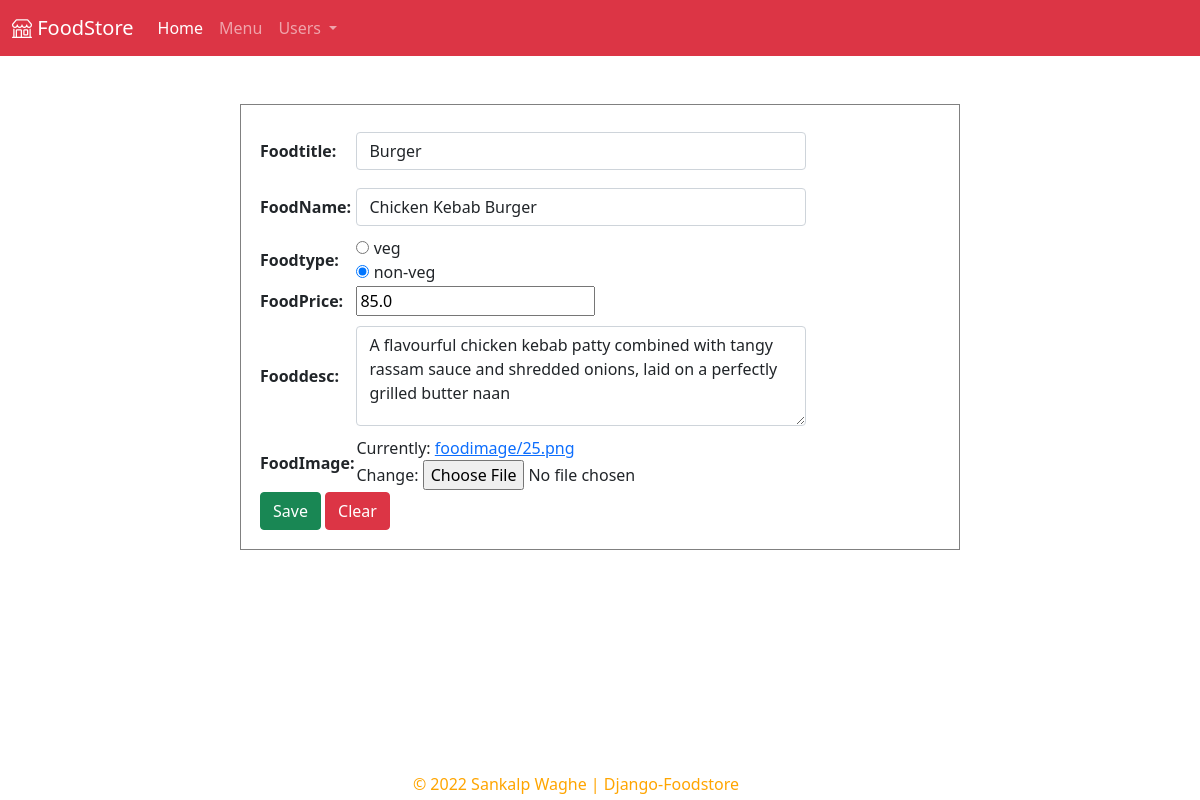
The app's page /food/updatefood/15 with its own data.
### food/models.py (models this page shows, shortened)
class Food(models.Model):
    foodId = models.AutoField(primary_key=True)
    foodTitle = models.CharField(max_length=20, default='Burger')
    foodName = models.CharField(max_length=50)
    foodType = models.CharField(max_length=10)
    foodPrice = models.FloatField()
    foodDesc = models.TextField()
    foodImage = models.ImageField(
        upload_to='foodimage/', default='NO-Image.jpg')

### food/views.py (the view)
# urls.py: path("updatefood/<int:pk>",FoodUpdateView.as_view(), name="updatefood"),
class FoodUpdateView(SuccessMessageMixin, UpdateView):
    model = Food
    form_class = FoodForm
    template_name = "food/foodform.html"
    success_message = 'Food is Updated Successfully...'
    success_url = reverse_lazy("foodlist")

### food/forms.py
class FoodForm(forms.ModelForm):
    CHOICES = (
        ('Veg', 'veg'),
        ('Non-Veg', 'non-veg'))
    foodType = forms.ChoiceField(
        widget=forms.RadioSelect,
        choices=CHOICES)
    foodDesc = forms.CharField(widget=forms.Textarea(attrs={
        "class": "form-control my-2",
        "style": "width:450px; height:100px"}))
    foodTitle = forms.CharField(widget=forms.TextInput(attrs={
        "class": "form-control my-2",
        "style": "width:450px; "}))
    class Meta:
        model = Food
        fields = '__all__'
        widgets = {
            'foodName': forms.TextInput(attrs={
                "class": "form-control my-2",
                "style": "width:450px; "
            }),
        }

### templates/food/foodform.html (shortened to what this page needs)
{% extends 'base.html' %} {% block title %}Food Form{% endblock title %}
{% block body %}
<div class="container my-5" style="margin:auto; width:60%; padding:10px; border:1px solid grey;">
  <form action="" method="post" enctype="multipart/form-data">
    <table class="my-2 ms-2">
      {{form.as_table}}
      <tr>
        <td colspan="2">
          <input class="btn btn-success" type="submit" value="Save" />
          <input class="btn btn-danger" type="reset" value="Clear" />
        </td>
      </tr>
    </table>
  </form>
</div>
{% endblock body %}

### records on screen
Food: foodTitle "Burger", foodName "Chicken Kebab Burger", foodType "☐ veg ☑ non-veg", foodPrice "85.0", foodDesc "A flavourful chicken kebab patty combined with tangy rassam sauce and shredded onions, laid on a perfectly grilled butter naan"
